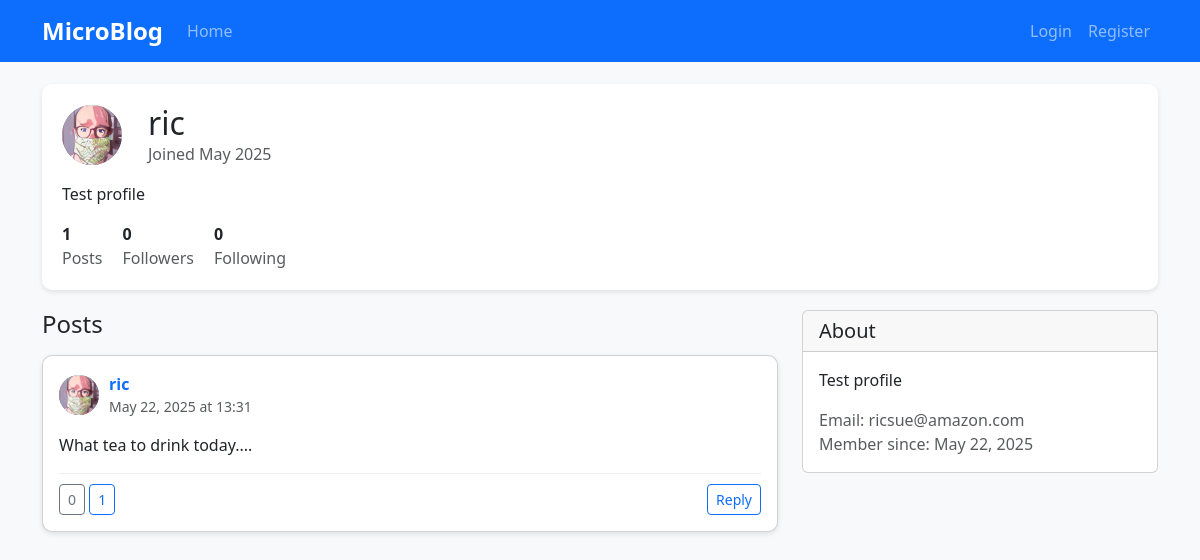
The app's page /profile/1 with its own data.
### app.py (models this page shows, shortened)
class User(db.Model):
    id = db.Column(db.Integer, primary_key=True)
    email = db.Column(db.String(255), unique=True, nullable=False)
    password_hash = db.Column(db.String(255), nullable=False)
    alias = db.Column(db.String(100), nullable=False)
    bio = db.Column(db.String(250), nullable=True)
    profile_image = db.Column(db.String(255), nullable=True)
    created_at = db.Column(db.DateTime, default=datetime.utcnow)
    posts = db.relationship('Post', backref='author', lazy='dynamic', foreign_keys='Post.author_id')
    responses = db.relationship('Post', backref='responder', lazy='dynamic', foreign_keys='Post.responder_id')
    upvoted_posts = db.relationship('Post', secondary=upvotes, backref=db.backref('upvoters', lazy='dynamic'))
    following = db.relationship(
        'User', secondary=user_follows,
        primaryjoin=(user_follows.c.follower_id == id),
        secondaryjoin=(user_follows.c.followed_id == id),
        backref=db.backref('followers', lazy='dynamic'),
        lazy='dynamic'
    )

class Post(db.Model):
    id = db.Column(db.Integer, primary_key=True)
    content = db.Column(db.Text(1024), nullable=False)
    author_id = db.Column(db.Integer, db.ForeignKey('user.id'), nullable=False)
    parent_id = db.Column(db.Integer, db.ForeignKey('post.id'), nullable=True)
    responder_id = db.Column(db.Integer, db.ForeignKey('user.id'), nullable=True)
    created_at = db.Column(db.DateTime, default=datetime.utcnow)
    updated_at = db.Column(db.DateTime, default=datetime.utcnow, onupdate=datetime.utcnow)
    parent_post = db.relationship('Post', remote_side=[id], backref='responses')
    images = db.relationship('Image', backref='post', lazy='dynamic')
    links = db.relationship('Link', backref='post', lazy='dynamic')

### app.py (the view)
@app.route('/profile/<int:user_id>')
def profile(user_id):
    user = User.query.get_or_404(user_id)
    posts = Post.query.filter_by(author_id=user_id).order_by(Post.created_at.desc()).all()
    follower_count = user.followers.count()
    for post in posts:
        post.total_replies_count = count_total_replies(post)
    is_following = False
    if 'user_id' in session:
        current_user = User.query.get(session['user_id'])
        if current_user:
            is_following = current_user.is_following(user)
    return render_template('profile.html', user=user, posts=posts,
                          follower_count=follower_count, is_following=is_following)

### app.py (called while the page is built)
def count_total_replies(post):
    direct_responses = Post.query.filter_by(parent_id=post.id).all()
    count = len(direct_responses)
    for response in direct_responses:
        count += count_total_replies(response)
    return count

@app.context_processor
def utility_processor():
    def get_current_user():
        if 'user_id' in session:
            return User.query.get(session['user_id'])
        return None
    return {'get_current_user': get_current_user}

### templates/profile.html (shortened to what this page needs)
{% extends "base.html" %}
{% block content %}
<div class="profile-header">
    <div class="d-flex justify-content-between align-items-start">
        <div>
            <div class="d-flex align-items-center">
                <div class="post-avatar" style="width: 60px; height: 60px; font-size: 24px;">
                    {% if user.profile_image %}
                        <img src="{{ url_for('static', filename='uploads/profile_images/' + user.profile_image) }}" alt="{{ user.alias }}">
                    {% else %}
                        {{ user.alias[0] }}
                    {% endif %}
                </div>
                <div class="ms-3">
                    <h2 class="mb-0">{{ user.alias }}</h2>
                    <div class="text-muted">Joined {{ user.created_at.strftime('%B %Y') }}</div>
                </div>
            </div>
            {% if user.bio %}
            <div class="mt-3">
                <p>{{ user.bio }}</p>
            </div>
            {% endif %}
            <div class="profile-stats">
                <div>
                    <div class="fw-bold">{{ user.posts.count() }}</div>
                    <div class="text-muted">Posts</div>
                </div>
                <div>
                    <div class="fw-bold">{{ follower_count }}</div>
                    <div class="text-muted">Followers</div>
                </div>
                <div>
                    <div class="fw-bold">{{ user.following.count() }}</div>
                    <div class="text-muted">Following</div>
                </div>
            </div>
        </div>
    </div>
</div>
<div class="row">
    <div class="col-md-8">
        <h4 class="mb-3">Posts</h4>
        {% if posts %}
            {% for post in posts %}
                <div class="card post-card mb-3">
                    <div class="card-body">
                        <div class="post-header">
                            <div class="post-avatar">
                                {% if post.author.profile_image %}
                                    <img src="{{ url_for('static', filename='uploads/profile_images/' + post.author.profile_image) }}" alt="{{ post.author.alias }}">
                                {% else %}
                                    {{ post.author.alias[0] }}
                                {% endif %}
                            </div>
                            <div>
                                <a href="{{ url_for('profile', user_id=post.author.id) }}" class="fw-bold text-decoration-none">{{ post.author.alias }}</a>
                                <div class="text-muted small">{{ post.created_at.strftime('%b %d, %Y at %H:%M') }}</div>
                            </div>
                        </div>
                        <p class="card-text mt-3">{{ post.content }}</p>
                        <div class="post-actions">
                            <div>
                                <a href="{{ url_for('view_post', post_id=post.id) }}" class="btn btn-sm btn-outline-secondary">
                                     {{ post.total_replies_count }}
                                </a>
                                <a href="{{ url_for('upvote', post_id=post.id) }}" class="btn btn-sm {% if get_current_user() and post in get_current_user().upvoted_posts %}btn-primary{% else %}btn-outline-primary{% endif %}">
                                     {{ post.upvoters.count() }}
                                </a>
                            </div>
                            <div>
                                <a href="{{ url_for('new_post', parent_id=post.id) }}" class="btn btn-sm btn-outline-primary">Reply</a>
                            </div>
                        </div>
                    </div>
                </div>
            {% endfor %}
        {% else %}
            <div class="alert alert-info">No posts yet.</div>
        {% endif %}
    </div>
    <div class="col-md-4">
        <div class="card">
            <div class="card-header">
                <h5 class="mb-0">About</h5>
            </div>
            <div class="card-body">
                {% if user.bio %}
                    <p>{{ user.bio }}</p>
                {% else %}
                    <p class="text-muted">No bio provided.</p>
                {% endif %}
                <div class="text-muted">
                    <div>Email: {{ user.email }}</div>
                    <div>Member since: {{ user.created_at.strftime('%B %d, %Y') }}</div>
                </div>
            </div>
        </div>
    </div>
</div>
{% endblock %}

### templates/base.html (shortened to what this page needs)
<!DOCTYPE html>
<html lang="en">
<head>
    <link href="https://cdn.jsdelivr.net/npm/bootstrap@5.3.0-alpha1/dist/css/bootstrap.min.css" rel="stylesheet">
</head>
<body>
    <nav class="navbar navbar-expand-lg navbar-dark bg-primary fixed-top">
        <div class="container">
            <a class="navbar-brand" href="{{ url_for('index') }}">MicroBlog</a>
            <div class="collapse navbar-collapse" id="navbarNav">
                <ul class="navbar-nav me-auto">
                    <li class="nav-item">
                        <a class="nav-link" href="{{ url_for('index') }}">Home</a>
                    </li>
                </ul>
                <ul class="navbar-nav">
                    {% if get_current_user() %}
                        <li class="nav-item">
                            <a class="nav-link" href="{{ url_for('profile', user_id=get_current_user().id) }}">My Profile</a>
                        </li>
                        <li class="nav-item">
                            <a class="nav-link" href="{{ url_for('logout') }}">Logout</a>
                        </li>
                    {% else %}
                        <li class="nav-item">
                            <a class="nav-link" href="{{ url_for('login') }}">Login</a>
                        </li>
                        <li class="nav-item">
                            <a class="nav-link" href="{{ url_for('register') }}">Register</a>
                        </li>
                    {% endif %}
                </ul>
            </div>
        </div>
    </nav>
    <div class="container mt-4">
        {% block content %}{% endblock %}
    </div>
</body>
</html>

### templates/base.html (style rules this page uses)
body { padding-top: 60px; background-color: #f8f9fa; }
.post-card { margin-bottom: 20px; border-radius: 10px; box-shadow: 0 2px 5px rgba(0,0,0,0.1); }
.post-header { display: flex; align-items: center; }
.post-avatar { width: 40px; height: 40px; border-radius: 50%; margin-right: 10px; background-color: #6c757d; display: flex; align-items: center; justify-content: center; color: white; font-weight: bold; overflow: hidden; }
.post-avatar img { width: 100%; height: 100%; object-fit: cover; }
.post-actions { display: flex; justify-content: space-between; padding-top: 10px; border-top: 1px solid #eee; margin-top: 10px; }
.navbar-brand { font-weight: bold; font-size: 24px; }
.profile-header { background-color: white; padding: 20px; border-radius: 10px; margin-bottom: 20px; box-shadow: 0 2px 5px rgba(0,0,0,0.1); }
.profile-stats { display: flex; gap: 20px; margin-top: 15px; }

### records on screen
User: profile_image (picture), alias "ric", created_at "May 2025", bio "Test profile", email "ricsue@amazon.com", created_at "May 22, 2025"
Post: profile_image (picture), author.alias "ric", created_at "May 22, 2025 at 13:31", content "What tea to drink today....", total_replies_count "0", upvoters.count "1"

### other values on screen
{{ user.posts.count() }} "1"
{{ follower_count }} "0"
{{ user.following.count() }} "0"
